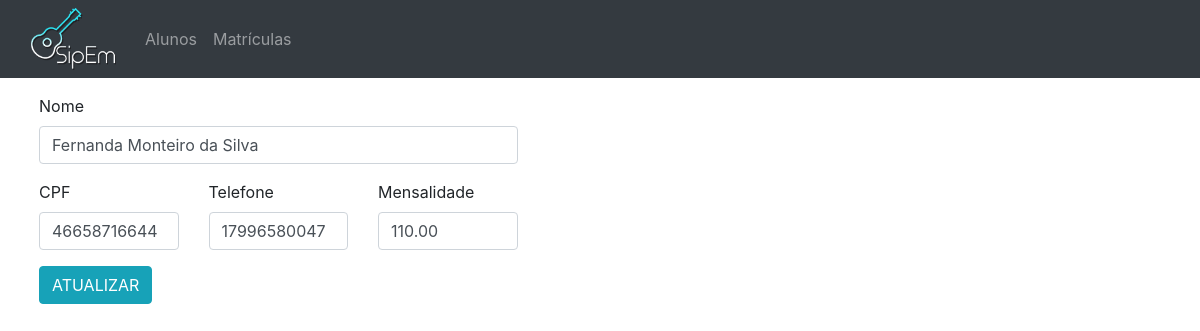
/htdocs/SipEm/atualiza.php?id=61, run on the app's committed database.
### tables this page shows
CREATE TABLE `alunos` (
  `id` int(11) NOT NULL,
  `cpf` varchar(12) NOT NULL,
  `nome` varchar(100) NOT NULL,
  `telefone` varchar(20) NOT NULL,
  `mensalidade` decimal(10,2) DEFAULT NULL
);

### htdocs/SipEm/buscaPorId.php (called while the page is built, shortened)
<?php
include_once("config/config.php");
if (isset($_GET['id'])) {
    $id = $_GET['id'];
}
$busca = $pdo->prepare("SELECT id, nome, cpf, telefone, mensalidade FROM alunos WHERE id=:id");
$busca->bindValue(":id", $id);
try
{
    $busca->execute();
    while ($linha = $busca->fetch(PDO::FETCH_ASSOC)) {
        $nome = $linha['nome'];
        $cpf = $linha['cpf'];
        $mensalidade = $linha['mensalidade'];
        $telefone = $linha['telefone'];
    }
}
catch (Exception $e)
{
    echo 'Error: ' . $e->getMessage();
}

### htdocs/SipEm/atualiza.php (the view, shortened to what this page needs)
<?php
include_once("buscaPorId.php");
?>
<html>
    <head>
        <link rel="stylesheet" type="text/css" href="./css/main.css">
        <link rel="stylesheet" href="https://stackpath.bootstrapcdn.com/bootstrap/4.3.1/css/bootstrap.min.css">
    </head>
    <body>
        <nav class="navbar navbar-expand-sm navbar-dark bg-dark">
            <div class=container-fluid>
                <img src="img/novologo.png" class= "logo" class="navbar-brand" >
                <div class="collapse navbar-collapse" id="navbarMenu">
                    <ul class="navbar-nav">
                        <li class="nav-item">
                            <a href="http://localhost/SipEm/index.php" class="nav-link">Alunos</a>
                        </li>
                        <li class="nav-item">
                            <a href="#" class="nav-link">Matrículas</a>
                        </li>
                    </ul>
                </div>
            </div>
        </nav>
        <div class =container-fluid>
            <form class="px-4 py-3" action="envia.php" method="post">
                <div class="form-group">
                    <label for="nome">Nome</label>
                    <input name= "nome" id="nome" type="text" class="form-control" value="<?php echo $nome?>">
                </div>
                <div class="row">
                    <div class="col">
                        <div class="form-group">
                            <label for="cpf">CPF</label>
                            <input name="cpf" id="cpf" type="text" class="form-control" value="<?php echo $cpf?>">
                        </div>
                    </div>
                    <div class="col">
                        <div class="form-group">
                            <label for="telefone">Telefone</label>
                            <input name="telefone" id="telefone" type="text" class="form-control" value="<?php echo $telefone?>">
                        </div>
                    </div>
                    <div class="col">
                        <div class="form-group">
                            <label for="mensalidade">Mensalidade</label>
                            <input name= "mensalidade" id="mensalidade" type="text" class="form-control"  value="<?php echo $mensalidade?>">
                        </div>
                    </div>
                </div>
                <button type="submit" class="btn btn-info">ATUALIZAR</button>
            </form>
        </div>
    </body>
</html>

### htdocs/SipEm/css/main.css (style rules this page uses)
.logo { width: 85px; }
ul { margin-left: 2%; }
form { width: 45%; }

### data on the page
alunos: nome "Fernanda Monteiro da Silva", cpf "46658716644", telefone "17996580047", mensalidade "110.00"
